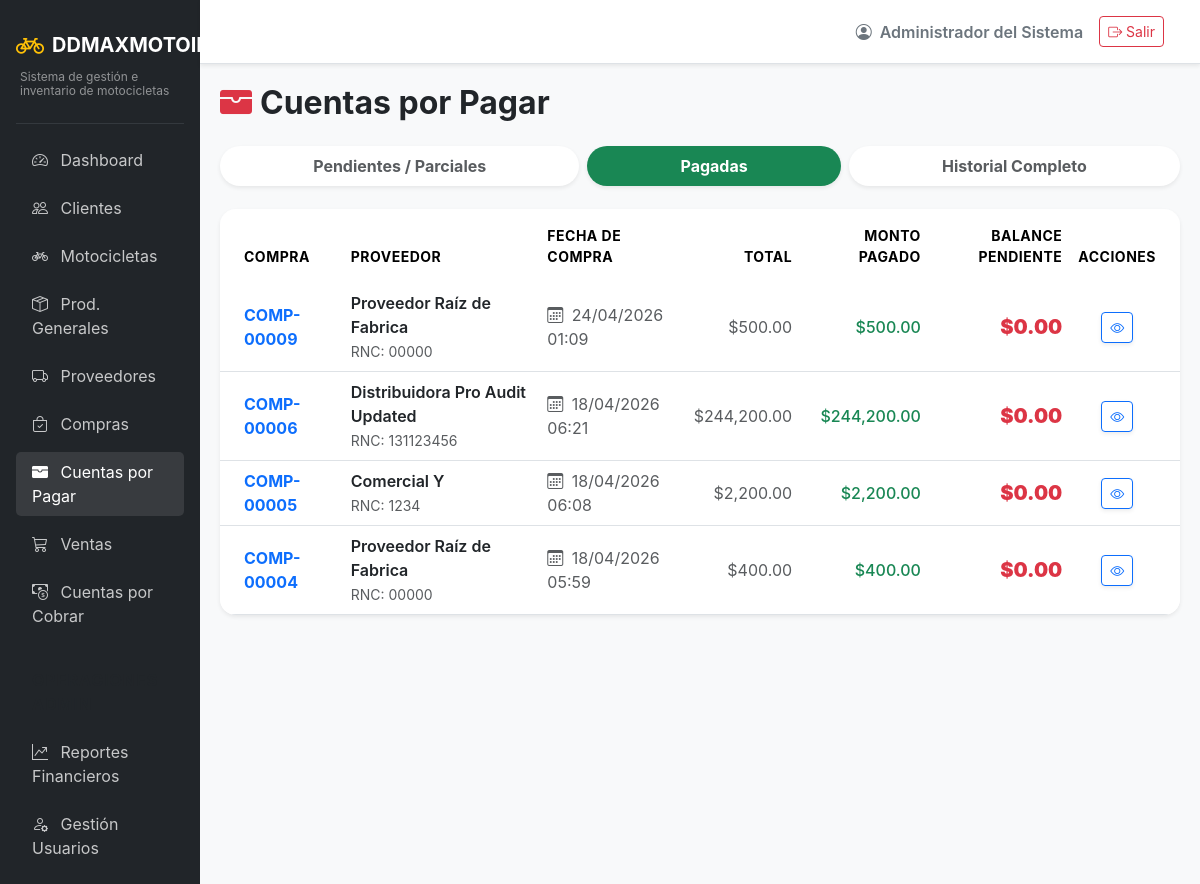
The page /payables/?estado=pagadas (signed in) on the database its author committed.
### app/models/auth.py (models this page shows, shortened)
class Usuarios(UserMixin, db.Model):
    __tablename__ = 'usuarios'
    id = db.Column(db.Integer, primary_key=True)
    usuario = db.Column(db.String(50), unique=True, nullable=False)
    password_hash = db.Column(db.String(255), nullable=False)
    rol_id = db.Column(db.Integer, db.ForeignKey('roles.id'), nullable=False)
    estado = db.Column(db.String(20), default='activo') # activo/inactivo
    nombre = db.Column(db.String(100), nullable=False)
    created_at = db.Column(db.DateTime, default=datetime.utcnow)
    updated_at = db.Column(db.DateTime, default=datetime.utcnow, onupdate=datetime.utcnow)

### app/models/finance.py (models this page shows)
class CuentasPorPagar(db.Model):
    __tablename__ = 'cuentas_por_pagar'
    id = db.Column(db.Integer, primary_key=True)
    compra_id = db.Column(db.Integer, db.ForeignKey('compras.id'), nullable=False)
    proveedor_id = db.Column(db.Integer, db.ForeignKey('proveedores.id'), nullable=False)
    monto_total = db.Column(db.Numeric(12, 2), nullable=False)
    saldo = db.Column(db.Numeric(12, 2), nullable=False)
    estado = db.Column(db.String(20), default='pendiente') # pendiente, parcial, pagada
    created_at = db.Column(db.DateTime, default=datetime.utcnow)
    proveedor = db.relationship('Proveedores', backref='cuentas_por_pagar')
    compra = db.relationship('Compras', backref='cuenta_por_pagar', uselist=False)
    cuotas = db.relationship('CuotasPorPagar', backref='cuenta', lazy=True)

### app/models/transactions.py (models this page shows)
class Compras(db.Model):
    __tablename__ = 'compras'
    id = db.Column(db.Integer, primary_key=True)
    proveedor_id = db.Column(db.Integer, db.ForeignKey('proveedores.id'), nullable=False)
    fecha = db.Column(db.DateTime, default=datetime.utcnow)
    tipo = db.Column(db.String(20), nullable=False, server_default='contado') # contado, credito
    costo_total = db.Column(db.Numeric(12, 2), nullable=False)
    pago_inicial = db.Column(db.Numeric(12, 2), default=0)
    metodo_pago = db.Column(db.String(50))
    estado = db.Column(db.String(20), default='pendiente') # pendiente, anulada, pagada, parcial
    created_at = db.Column(db.DateTime, default=datetime.utcnow)
    proveedor = db.relationship('Proveedores', backref='compras')
    detalles = db.relationship('DetalleCompra', backref='compra', lazy=True)

### app/models/entities.py (models this page shows)
class Proveedores(db.Model):
    __tablename__ = 'proveedores'
    id = db.Column(db.Integer, primary_key=True)
    nombre = db.Column(db.String(150), unique=True, nullable=False)
    rnc = db.Column(db.String(50))
    telefono = db.Column(db.String(20))
    direccion = db.Column(db.String(255))
    contacto = db.Column(db.String(100))
    estado = db.Column(db.String(20), default='activo')
    created_at = db.Column(db.DateTime, default=datetime.utcnow)

### app/routes/payables.py (the view)
@payables_bp.route('/')
@login_required
def list_accounts():
    estado = request.args.get('estado', 'pendientes')
    if estado == 'pagadas':
        cuentas = CuentasPorPagar.query.options(joinedload(CuentasPorPagar.proveedor), joinedload(CuentasPorPagar.compra)).filter(CuentasPorPagar.estado == 'pagada').order_by(CuentasPorPagar.created_at.desc()).all()
    elif estado == 'todas':
        cuentas = CuentasPorPagar.query.options(joinedload(CuentasPorPagar.proveedor), joinedload(CuentasPorPagar.compra)).order_by(CuentasPorPagar.created_at.desc()).all()
    else:
        cuentas = CuentasPorPagar.query.options(joinedload(CuentasPorPagar.proveedor), joinedload(CuentasPorPagar.compra)).filter(CuentasPorPagar.estado != 'pagada').order_by(CuentasPorPagar.created_at.desc()).all()
    return render_template('payables/list.html', cuentas=cuentas, estado_actual=estado)

### app/models/auth.py (called while the page is built)
@login_manager.user_loader
def load_user(user_id):
    return db.session.get(Usuarios, int(user_id))

### app/templates/payables/list.html (shortened to what this page needs)
{% extends "base.html" %}
{% block content %}
<div class="d-flex justify-content-between align-items-center mb-4">
    <h2 class="fw-bold mb-0 text-dark"><i class="bi bi-wallet-fill text-danger me-2"></i>Cuentas por Pagar</h2>
</div>
<ul class="nav nav-tabs nav-fill mb-4 border-0 gap-2">
    <li class="nav-item">
        <a class="nav-link rounded-pill fw-bold border-0 shadow-sm {% if estado_actual == 'pendientes' %}active bg-danger text-white{% else %}bg-white text-muted{% endif %}" href="{{ url_for('payables.list_accounts', estado='pendientes') }}">
            Pendientes / Parciales
        </a>
    </li>
    <li class="nav-item">
        <a class="nav-link rounded-pill fw-bold border-0 shadow-sm {% if estado_actual == 'pagadas' %}active bg-success text-white{% else %}bg-white text-muted{% endif %}" href="{{ url_for('payables.list_accounts', estado='pagadas') }}">
            Pagadas
        </a>
    </li>
    <li class="nav-item">
        <a class="nav-link rounded-pill fw-bold border-0 shadow-sm {% if estado_actual == 'todas' %}active bg-dark text-white{% else %}bg-white text-muted{% endif %}" href="{{ url_for('payables.list_accounts', estado='todas') }}">
            Historial Completo
        </a>
    </li>
</ul>
<div class="card border-0 shadow-sm rounded-4 overflow-hidden">
    <div class="card-body p-0">
        <div class="table-responsive">
            <table class="table table-hover align-middle mb-0">
                <thead class="bg-light text-muted small text-uppercase" style="letter-spacing: 0.5px;">
                    <tr>
                        <th class="ps-4 py-3 border-0">Compra</th>
                        <th class="py-3 border-0">Proveedor</th>
                        <th class="py-3 border-0">Fecha de Compra</th>
                        <th class="text-end py-3 border-0">Total</th>
                        <th class="text-end py-3 border-0">Monto Pagado</th>
                        <th class="text-end py-3 border-0">Balance Pendiente</th>
                        <th class="text-center pe-4 py-3 border-0">Acciones</th>
                    </tr>
                </thead>
                <tbody class="border-top-0">
                    {% for cuenta in cuentas %}
                    <tr>
                        <td class="ps-4 fw-bold">
                            <a href="{{ url_for('payables.detail_account', id=cuenta.id) }}" class="text-decoration-none">
                                COMP-{{ "{:05d}".format(cuenta.compra.id) }}
                            </a>
                        </td>
                        <td>
                            <span class="d-block fw-semibold text-dark">{{ cuenta.proveedor.nombre }}</span>
                            <span class="text-muted small">RNC: {{ cuenta.proveedor.rnc }}</span>
                        </td>
                        <td class="text-muted"><i class="bi bi-calendar3 me-1"></i> {{ cuenta.created_at.strftime('%d/%m/%Y %H:%M') if cuenta.created_at else 'N/A' }}</td>
                        <td class="text-end text-muted">${{ "{:,.2f}".format(cuenta.monto_total) }}</td>
                        {% set pagado = cuenta.monto_total - cuenta.saldo %}
                        <td class="text-end text-success fw-medium">${{ "{:,.2f}".format(pagado) }}</td>
                        <td class="text-end fw-black text-danger fs-5">${{ "{:,.2f}".format(cuenta.saldo) }}</td>
                        <td class="text-center pe-4">
                            <div class="btn-group" role="group">
                                <a href="{{ url_for('payables.detail_account', id=cuenta.id) }}" class="btn btn-sm btn-outline-primary shadow-sm" title="Ver Detalles">
                                    <i class="bi bi-eye"></i>
                                </a>
                            </div>
                        </td>
                    </tr>
                    {% endfor %}
                </tbody>
            </table>
        </div>
    </div>
</div>
{% endblock %}

### app/templates/base.html (shortened to what this page needs)
<!DOCTYPE html>
<html lang="es">
<head>
    <link href="https://cdn.jsdelivr.net/npm/bootstrap@5.3.2/dist/css/bootstrap.min.css" rel="stylesheet">
    <link href="https://cdn.jsdelivr.net/npm/bootstrap-icons@1.11.1/font/bootstrap-icons.css" rel="stylesheet">
</head>
<body>
    <div class="container-fluid p-0">
        <div class="row g-0">
            <div class="col-md-2 sidebar d-none d-md-block p-3">
                <a href="{{ url_for('main.dashboard') }}" class="text-decoration-none d-flex flex-column mb-4 mt-2">
                    <div class="d-flex align-items-center">
                        <i class="bi bi-bicycle fs-3 text-warning me-2"></i>
                        <span class="fs-5 text-white fw-bold">DDMAXMOTOIMPORT</span>
                    </div>
                    <div class="text-white-50 mt-1 ps-1" style="font-size: 0.75rem; line-height: 1.2;">Sistema de gestión e inventario de motocicletas</div>
                </a>
                <hr class="text-secondary">
                <ul class="nav flex-column gap-2">
                    <li class="nav-item">
                        <a class="nav-link {% if request.endpoint and request.endpoint.startswith('main.') %}active{% endif %}" href="{{ url_for('main.dashboard') }}">
                            <i class="bi bi-speedometer2 me-2"></i> Dashboard
                        </a>
                    </li>
                    <li class="nav-item">
                        <a class="nav-link {% if request.endpoint and request.endpoint.startswith('clients.') %}active{% endif %}" href="{{ url_for('clients.list_clients') }}">
                            <i class="bi bi-people me-2"></i> Clientes
                        </a>
                    </li>
                    <li class="nav-item">
                        <a class="nav-link {% if request.endpoint and request.endpoint.startswith('inventory.') and 'product' not in request.endpoint %}active{% endif %}" href="{{ url_for('inventory.list_motorcycles') }}">
                            <i class="bi bi-bicycle me-2"></i> Motocicletas
                        </a>
                    </li>
                    <li class="nav-item">
                        <a class="nav-link {% if request.endpoint and request.endpoint.startswith('inventory.') and 'product' in request.endpoint %}active{% endif %}" href="{{ url_for('inventory.list_products') }}">
                            <i class="bi bi-box-seam me-2"></i> Prod. Generales
                        </a>
                    </li>
                    <li class="nav-item">
                        <a class="nav-link {% if request.endpoint and request.endpoint.startswith('suppliers.') %}active{% endif %}" href="{{ url_for('suppliers.list_suppliers') }}">
                            <i class="bi bi-truck me-2"></i> Proveedores
                        </a>
                    </li>
                    <li class="nav-item">
                        <a class="nav-link {% if request.endpoint and request.endpoint.startswith('purchases.') %}active{% endif %}" href="{{ url_for('purchases.list_purchases') }}">
                            <i class="bi bi-bag-check me-2"></i> Compras
                        </a>
                    </li>
                    <li class="nav-item">
                        <a class="nav-link {% if request.endpoint and request.endpoint.startswith('payables.') %}active{% endif %}" href="{{ url_for('payables.list_accounts') }}">
                            <i class="bi bi-wallet-fill me-2"></i> Cuentas por Pagar
                        </a>
                    </li>
                    <li class="nav-item">
                        <a class="nav-link {% if request.endpoint and request.endpoint.startswith('sales.') %}active{% endif %}" href="{{ url_for('sales.list_sales') }}">
                            <i class="bi bi-cart3 me-2"></i> Ventas
                        </a>
                    </li>
                    <li class="nav-item">
                        <a class="nav-link {% if request.endpoint and request.endpoint.startswith('accounts.') %}active{% endif %}" href="{{ url_for('accounts.list_accounts') }}">
                            <i class="bi bi-cash-coin me-2"></i> Cuentas por Cobrar
                        </a>
                    </li>
                    {% if current_user.is_authenticated and current_user.rol.nombre|upper in ['ADMIN', 'ADMINISTRADOR'] %}
                    <li class="nav-item mt-3">
                        <span class="nav-link text-uppercase small fw-bold text-muted" style="letter-spacing: 1px;">Operaciones Admin</span>
                    </li>
                    <li class="nav-item">
                        <a class="nav-link {% if request.endpoint and request.endpoint.startswith('reports.') %}active{% endif %}" href="{{ url_for('reports.sales_report') }}">
                            <i class="bi bi-graph-up-arrow me-2"></i> Reportes Financieros
                        </a>
                    </li>
                    <li class="nav-item">
                        <a class="nav-link" href="#" onclick="alert('Módulo de usuarios en desarrollo'); return false;">
                            <i class="bi bi-person-gear me-2"></i> Gestión Usuarios
                        </a>
                    </li>
                    {% endif %}
                </ul>
            </div>
            <div class="col-md-10 d-flex flex-column vh-100">
                <nav class="navbar navbar-expand-lg navbar-light bg-white border-bottom shadow-sm px-4 py-3">
                    <div class="container-fluid">
                        <div class="ms-auto d-flex align-items-center">
                            <span class="me-3 fw-semibold text-secondary">
                                <i class="bi bi-person-circle me-1"></i> {{ current_user.nombre }}
                            </span>
                            <a href="{{ url_for('auth.logout') }}" class="btn btn-outline-danger btn-sm">
                                <i class="bi bi-box-arrow-right"></i> Salir
                            </a>
                        </div>
                    </div>
                </nav>
                <main class="content-area flex-grow-1 overflow-auto">
                    {% block content %}{% endblock %}
                </main>
            </div>
        </div>
    </div>
</body>
</html>

### app/templates/base.html (style rules this page uses)
body { background-color: #f8f9fa; font-family: 'Inter', sans-serif; }
.sidebar { background-color: #212529; min-height: 100vh; color: #fff; }
.sidebar .nav-link { color: rgba(255,255,255,.75); transition: 0.3s; }
.sidebar .nav-link:hover, .sidebar .nav-link.active { color: #fff; background: rgba(255,255,255,.1); border-radius: 5px; }
.content-area { padding: 20px; }

### app/templates/payables/list.html (style rules this page uses)
.fw-black { font-weight: 900; }

### rows shown on the page
Usuarios: nombre "Administrador del Sistema"
CuentasPorPagar: proveedor.nombre "Proveedor Raíz de Fabrica", proveedor.rnc "00000", created_at "24/04/2026 01:09", monto_total "500.00", saldo "0.00"
Compras: compra.id "00009"
CuentasPorPagar: proveedor.nombre "Distribuidora Pro Audit Updated", proveedor.rnc "131123456", created_at "18/04/2026 06:21", monto_total "244,200.00", saldo "0.00"
Compras: compra.id "00006"
CuentasPorPagar: proveedor.nombre "Comercial Y", proveedor.rnc "1234", created_at "18/04/2026 06:08", monto_total "2,200.00", saldo "0.00"
Compras: compra.id "00005"
CuentasPorPagar: proveedor.nombre "Proveedor Raíz de Fabrica", proveedor.rnc "00000", created_at "18/04/2026 05:59", monto_total "400.00", saldo "0.00"
Compras: compra.id "00004"
